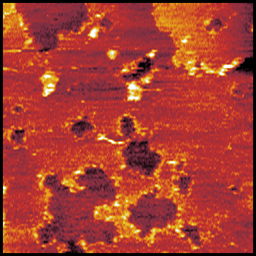
#> input picture ExampleData/X2_T5S180035.png, 256 x 256 px, shrunk from 1048 x 1048 before the run
$ python analyze_pit_growth.py ExampleData
#> lines starting #> are read from the running program, lines starting #| are printed output that depends on the picture
### afm_tracker/loader.py
"""Load AFM image sequences and locate optional metadata sidecars."""

from __future__ import annotations

import os
from datetime import datetime
from pathlib import Path
from typing import List, Optional, Tuple

import cv2


def find_ibw_sidecar(png_path: Path) -> Optional[Path]:
    """Return the IBW file that shares a stem with ``png_path``.

    Some export pipelines flip the case of the extension when copying files
    between systems, so we perform a case-insensitive search that still prefers
    the straightforward ``.ibw`` match when available.  A number of AFM export
    tools also prepend resolution information to the PNG filename (for
    example ``1024px_250nm_``) while keeping the raw data sidecar named only
    with the acquisition identifier (``X2_T5S180016.ibw``).  To support these
    mixed naming schemes we progressively strip leading underscore-delimited
    tokens from the PNG stem until we find a matching IBW sibling.
    """

    primary = png_path.with_suffix(".ibw")
    if primary.exists():
        return primary

    alt = png_path.with_suffix(".IBW")
    if alt.exists():
        return alt

    png_stem = png_path.stem
    png_lower = png_stem.lower()
    candidates: List[Tuple[int, Path]] = []

    for sibling in png_path.parent.iterdir():
        if sibling.suffix.lower() != ".ibw":
            continue

        sib_stem = sibling.stem
        sib_lower = sib_stem.lower()
        if sib_lower == png_lower:
            return sibling

        if png_lower.endswith(sib_lower):
            candidates.append((len(sib_lower), sibling))
        elif sib_lower.endswith(png_lower):
            candidates.append((len(png_lower), sibling))

    if candidates:
        # Prefer the longest overlap with the PNG stem so we pick the most
        # specific match when multiple sidecars exist.
        candidates.sort(key=lambda item: item[0], reverse=True)
        return candidates[0][1]

    return None


def load_image_series(image_folder: Path):
    """Load grayscale PNG images, timestamps, and the nm-per-pixel scale."""
    images: List = []
    image_files: List[Path] = []
    timestamps: List[datetime] = []
    nm_per_pixel = None

    png_files = sorted(image_folder.glob("*.png"))
    if not png_files:
        return images, image_files, timestamps, nm_per_pixel

    for png_file in png_files:
        parts = png_file.name.split("_")
        if "nm" in png_file.name:
            for part in parts:
                if "nm" in part:
                    nm_value = part.replace("nm", "")
                    try:
                        if "px" in parts[0]:
                            px_value = float(parts[0].replace("px", ""))
                        else:
                            px_value = 1024
                        nm_per_pixel = float(nm_value) / px_value
                    except Exception:
                        pass
                    break
        img = cv2.imread(str(png_file), cv2.IMREAD_GRAYSCALE)
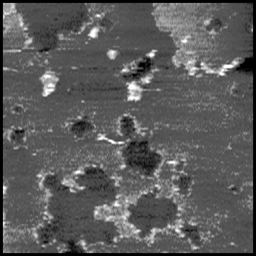
#> img: shape (256, 256); min 0, max 255, mean 90.7
        if img is not None:
            images.append(img)
            image_files.append(png_file)

            # Prefer the timestamp from the paired IBW metadata file, if available.
            ibw_path = find_ibw_sidecar(png_file)

            if ibw_path is not None:
                stat = ibw_path.stat()
                timestamp = getattr(stat, "st_mtime_ns", None)
                if timestamp is not None:
                    timestamp /= 1e9
                else:
                    timestamp = stat.st_mtime
            else:
                timestamp = os.path.getmtime(png_file)

            timestamps.append(datetime.fromtimestamp(timestamp))

    if nm_per_pixel is None and images:
        nm_per_pixel = 250.0 / 1024.0
    return images, image_files, timestamps, nm_per_pixel

### afm_tracker/utils.py
"""Utility helpers for working with pit contours and regions."""

from __future__ import annotations

from dataclasses import dataclass
from typing import Tuple

import cv2
import numpy as np


@dataclass(frozen=True)
class RoiBounds:
    x0: int
    x1: int
    y0: int
    y1: int

    @property
    def width(self) -> int:
        return self.x1 - self.x0

    @property
    def height(self) -> int:
        return self.y1 - self.y0


# [8 lines left out: function roi_bounds, not called in this run]


def mask_from_contour(contour: np.ndarray, shape: Tuple[int, int]) -> np.ndarray:
    """Create a binary mask for ``contour`` in ``shape``."""
    mask = np.zeros(shape, dtype=np.uint8)
    if contour is None or len(contour) < 3:
        return mask
    pts = np.array([(int(x), int(y)) for y, x in contour], dtype=np.int32)
    cv2.fillPoly(mask, [pts], 1)
    return mask


def mask_to_closed_contour(mask: np.ndarray) -> np.ndarray | None:
    """Extract the largest closed contour from ``mask`` (Y, X ordering)."""
    if mask is None:
        return None
    m = mask.astype(np.uint8)
    cnts = cv2.findContours(m, cv2.RETR_EXTERNAL, cv2.CHAIN_APPROX_SIMPLE)
    cnts = cnts[0] if len(cnts) == 2 else cnts[1]
    if not cnts:
        return None
    contour = max(cnts, key=cv2.contourArea)
    return np.array([[p[0][1], p[0][0]] for p in contour], dtype=np.float32)


def iou(contour_a: np.ndarray, contour_b: np.ndarray, shape: Tuple[int, int]) -> float:
    """Intersection over union between two contours."""
    if contour_a is None or contour_b is None:
        return 0.0
    m1 = mask_from_contour(contour_a, shape)
    m2 = mask_from_contour(contour_b, shape)
    inter = np.logical_and(m1, m2).sum()
    union = np.logical_or(m1, m2).sum()
    return float(inter / union) if union else 0.0


# [35 lines left out: functions contains, point_in_contour, component_touches_edge, smooth_contour, not called in this run]

### afm_tracker/profile.py
"""Feature extraction utilities for pit characterization."""
from __future__ import annotations

from typing import Dict, Optional

import cv2
import numpy as np
from skimage import measure, morphology

from .utils import mask_from_contour


def extract_pit_profile(contour: np.ndarray, image: np.ndarray) -> Optional[Dict[str, float]]:
    """Compute geometric and intensity-based descriptors for ``contour``."""
    mask = mask_from_contour(contour, image.shape)
    if not mask.any():
        return None

    labeled = measure.label(mask)
    regions = measure.regionprops(labeled, intensity_image=image)
    if not regions:
        return None
    region = regions[0]

    edge_buffer = 5
    dilated_mask = cv2.dilate(mask, np.ones((edge_buffer * 2, edge_buffer * 2)), iterations=1)
    edge_mask = cv2.subtract(dilated_mask, mask)

    pit_heights = image[mask > 0] if np.any(mask > 0) else np.array([0])
    edge_heights = image[edge_mask > 0] if np.any(edge_mask > 0) else np.array([0])

    pit_bottom = np.percentile(pit_heights, 10) if len(pit_heights) else 0.0
    edge_top = np.percentile(edge_heights, 90) if len(edge_heights) else 0.0
    depth = float(edge_top - pit_bottom)

    contour_points = contour[::5]
    slopes = []
    for i in range(len(contour_points)):
        p1 = contour_points[i]
        p2 = contour_points[(i + 1) % len(contour_points)]
        direction = np.array([p2[1] - p1[1], p2[0] - p1[0]], dtype=np.float32)
        norm = np.linalg.norm(direction)
        if norm == 0:
            continue
        direction /= norm
        perpendicular = np.array([-direction[1], direction[0]])
        inside_point = p1 - perpendicular * 3
        outside_point = p1 + perpendicular * 3
        y_in, x_in = int(round(inside_point[0])), int(round(inside_point[1]))
        y_out, x_out = int(round(outside_point[0])), int(round(outside_point[1]))
        if (0 <= y_in < image.shape[0] and 0 <= x_in < image.shape[1] and
                0 <= y_out < image.shape[0] and 0 <= x_out < image.shape[1]):
            slope = (float(image[y_out, x_out]) - float(image[y_in, x_in])) / 6.0
            slopes.append(slope)

    avg_slope = float(np.mean(slopes)) if slopes else 0.0

    profile = {
        "area": float(region.area),
        "perimeter": float(cv2.arcLength(np.array([(int(x), int(y)) for y, x in contour], dtype=np.int32), True)),
        "depth": depth,
        "pit_bottom": float(pit_bottom),
        "edge_height": float(edge_top),
        "avg_slope": avg_slope,
        "eccentricity": float(region.eccentricity),
        "solidity": float(region.solidity),
        "equivalent_diameter": float(region.equivalent_diameter),
        "aspect_ratio": float(region.major_axis_length / (region.minor_axis_length + 1e-6)),
        "mean_intensity": float(region.mean_intensity),
        "intensity_std": float(np.std(pit_heights) if len(pit_heights) else 0.0),
    }
    return profile

### analyze_pit_growth.py
"""Batch processing utilities for quantifying AFM pit growth."""
from __future__ import annotations

import argparse
from dataclasses import dataclass
from datetime import datetime
from pathlib import Path
from typing import Dict, Iterable, List, Optional, Tuple

import cv2
import numpy as np
import pandas as pd
from scipy.optimize import linear_sum_assignment

from afm_tracker.loader import load_image_series
from afm_tracker.profile import extract_pit_profile
from afm_tracker.utils import iou, mask_to_closed_contour


@dataclass
class PitCandidate:
    """Light-weight container for pit measurements within a frame."""

    contour: np.ndarray
    centroid: Tuple[float, float]
    profile: Dict[str, float]


@dataclass
class PitObservation:
    """Persistent measurements for a tracked pit instance."""

    pit_id: int
    frame_index: int
    image_name: str
    timestamp: Optional[datetime]
    time_seconds: Optional[float]
    area_px: float
    area_nm2: Optional[float]
    depth: float
    mean_intensity: float
    centroid_x: float
    centroid_y: float
    equivalent_diameter_px: float
    perimeter_px: float
    solidity: float
    aspect_ratio: float

    def to_record(self) -> Dict[str, object]:
        ts_iso = self.timestamp.isoformat() if self.timestamp is not None else None
        return {
            "pit_id": self.pit_id,
            "frame_index": self.frame_index,
            "image_name": self.image_name,
            "timestamp_iso": ts_iso,
            "time_seconds": self.time_seconds,
            "area_px": self.area_px,
            "area_nm2": self.area_nm2,
            "depth": self.depth,
            "mean_intensity": self.mean_intensity,
            "centroid_x": self.centroid_x,
            "centroid_y": self.centroid_y,
            "equivalent_diameter_px": self.equivalent_diameter_px,
            "perimeter_px": self.perimeter_px,
            "solidity": self.solidity,
            "aspect_ratio": self.aspect_ratio,
        }


class PitGrowthAnalyzer:
    """Utility for extracting pit growth metrics from AFM image sequences."""

    def __init__(
        self,
        min_area_pixels: int = 60,
        min_area_nm2: Optional[float] = None,
        max_match_distance_px: float = 40.0,
        iou_threshold: float = 0.08,
    ) -> None:
        self.min_area_pixels = max(3, int(min_area_pixels))
        self.min_area_nm2 = min_area_nm2
        self.max_match_distance_px = max_match_distance_px
        self.iou_threshold = iou_threshold

        self._active_tracks: Dict[int, PitCandidate] = {}
        self._next_track_id: int = 0
        self._observations: List[PitObservation] = []
        self._nm_per_pixel: Optional[float] = None

    # ------------------------------------------------------------------
    # Public API
    # ------------------------------------------------------------------
    def analyze(self, image_folder: Path) -> Tuple[pd.DataFrame, pd.DataFrame]:
        """Process ``image_folder`` and return per-frame and summary tables."""

        (
            images,
            image_files,
            timestamps,
            nm_per_pixel,
        ) = load_image_series(Path(image_folder))
#> images = 2 items; image_files = 2 items; timestamps = 2 items; nm_per_pixel = 0.244
        if not images:
            raise FileNotFoundError(f"No PNG images found in {image_folder}")

        self._nm_per_pixel = nm_per_pixel
#> self._nm_per_pixel = 0.244
        min_area_px = self._resolve_min_area_pixels()
        print(
            f"Resolved minimum pit area: {min_area_px} pixels"
            + (" (from physical threshold)" if self.min_area_nm2 else "")
        )

        start_time = timestamps[0] if timestamps else None

        output_dir = Path.cwd() / "pit_growth_outputs"
        output_dir.mkdir(exist_ok=True)

        for frame_idx, (image, img_path) in enumerate(zip(images, image_files)):
            timestamp = timestamps[frame_idx] if frame_idx < len(timestamps) else None
            time_seconds = None
            if start_time is not None and timestamp is not None:
                time_seconds = (timestamp - start_time).total_seconds()

            candidates = self._segment_frame(image, min_area_px)
            assignments = self._associate_tracks(candidates, image.shape)

            for pit_id, candidate in assignments.items():
                profile = candidate.profile
                area_px = float(profile.get("area", 0.0))
                area_nm2 = (
                    float(area_px * (nm_per_pixel ** 2))
                    if nm_per_pixel is not None
                    else None
                )
                observation = PitObservation(
                    pit_id=pit_id,
                    frame_index=frame_idx,
                    image_name=img_path.name,
                    timestamp=timestamp,
                    time_seconds=time_seconds,
                    area_px=area_px,
                    area_nm2=area_nm2,
                    depth=float(profile.get("depth", 0.0)),
                    mean_intensity=float(profile.get("mean_intensity", 0.0)),
                    centroid_x=float(candidate.centroid[0]),
                    centroid_y=float(candidate.centroid[1]),
                    equivalent_diameter_px=float(profile.get("equivalent_diameter", 0.0)),
                    perimeter_px=float(profile.get("perimeter", 0.0)),
                    solidity=float(profile.get("solidity", 0.0)),
                    aspect_ratio=float(profile.get("aspect_ratio", 0.0)),
                )
                self._observations.append(observation)

            overlay_path = output_dir / f"frame_{frame_idx:03d}_overlay.png"
            self._write_overlay(image, assignments, overlay_path)
#> this loop made 2 passes
#> (frame_idx, time_seconds) on pass 2: (1, 0.108)
#> pass 1, in _segment_frame, `equalized = clahe.apply(image)`:
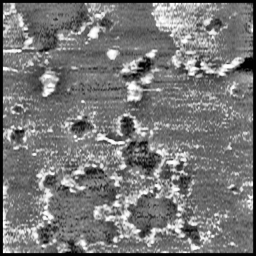
#> equalized: shape (256, 256); min 2, max 255, mean 119.3
#> after the loop, self._observations = 18 items

        per_frame_df = pd.DataFrame([obs.to_record() for obs in self._observations])
#> per_frame_df = table of 18 rows and 15 columns
#> (the rest of the program and of its run is left out)
